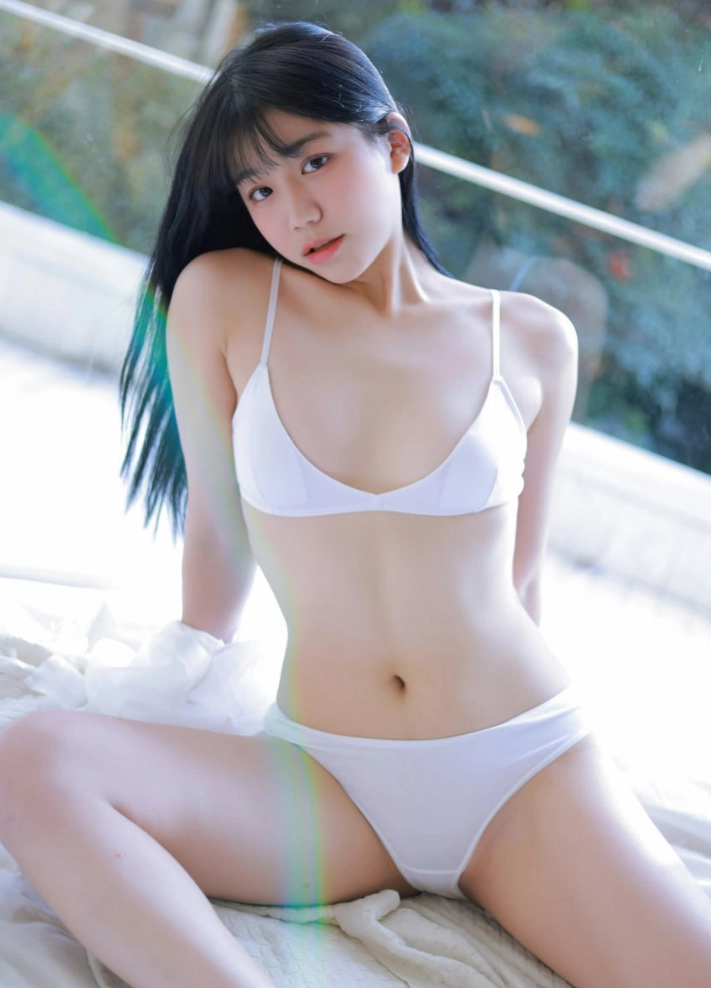
#> input picture apps/yui-gallery/stored-albums/cn-chaotuji/0002_afe1694b3955.webp, 711 x 988 px
$ python -i merge_higher_resolution.py   (imports and definitions only)
#> lines starting #> are read from the running program, lines starting #| are printed output that depends on the picture
"""Prefer a larger already collected web file for a conservatively matched photo.

No image is reencoded. Keep both input editions. Uncertain matches stay unchanged.
This does not certify any publisher master or remove source files.
"""
import argparse,hashlib,json,shutil
from pathlib import Path
from PIL import Image,ImageChops,ImageStat
from photo_quality_policy import replacement_reason,watermark_review

def signature(path,rotation=0):
#> called with rotation = 0
    with Image.open(path) as im:
#> im is the input picture: PIL image 711x988 RGB; mean R, G, B 169.6, 170.4, 175.5
        if rotation:im=im.rotate(-rotation,expand=True)
        rgb=im.convert('RGB').resize((32,32));gray=im.convert('L').resize((9,8))
#> after `rgb = im.convert('RGB').resize((32, 32))`:
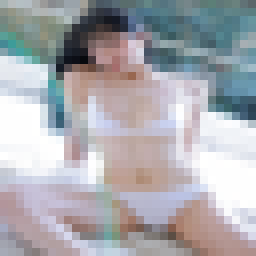
#> rgb: PIL image 32x32 RGB (shown 8 times larger); mean R, G, B 169.6, 170.4, 175.5
        data=list(gray.getdata());bits=0
#> after `data = list(gray.getdata())`: data = 72 values, max 254 at index 36, min 57 at index 11, mean 170.3
        for y in range(8):
            for x in range(8):bits=(bits<<1)|int(data[y*9+x]>data[y*9+x+1])
#> after the loop, bits = 6975165237409379388
        return bits,rgb

# [76 lines left out: functions select_match, merge, not called in this run]
# [6 lines not run here, left out]

>>> result = signature('stored-albums/cn-chaotuji/0002_afe1694b3955.webp')
